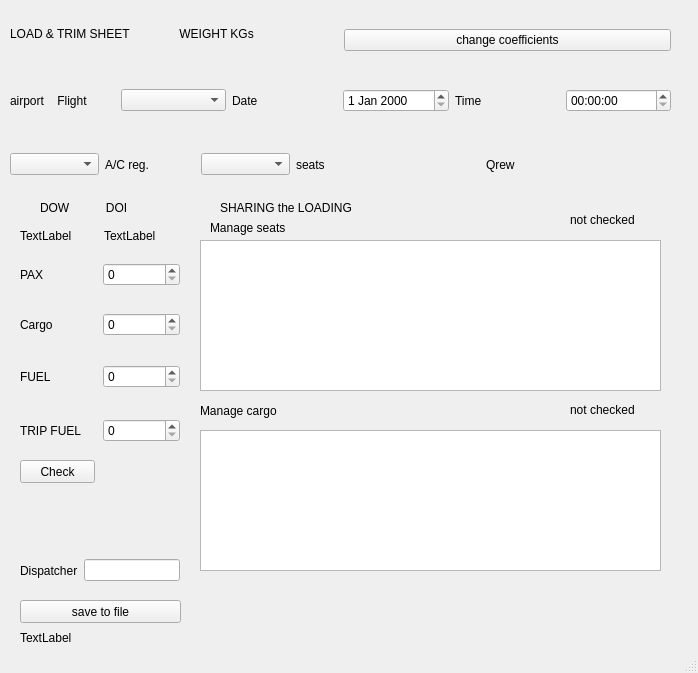
<?xml version="1.0" encoding="UTF-8"?>
<ui version="4.0">
 <class>MainWindow</class>
 <widget class="QMainWindow" name="MainWindow">
  <property name="geometry">
   <rect>
    <x>0</x>
    <y>0</y>
    <width>698</width>
    <height>673</height>
   </rect>
  </property>
  <property name="windowTitle">
   <string>Balance</string>
  </property>
  <widget class="QWidget" name="centralwidget">
   <widget class="QLabel" name="label_9">
    <property name="geometry">
     <rect>
      <x>40</x>
      <y>200</y>
      <width>141</width>
      <height>16</height>
     </rect>
    </property>
    <property name="text">
     <string>DOW           DOI</string>
    </property>
   </widget>
   <widget class="QLabel" name="label_10">
    <property name="geometry">
     <rect>
      <x>220</x>
      <y>200</y>
      <width>261</width>
      <height>16</height>
     </rect>
    </property>
    <property name="text">
     <string>SHARING the LOADING</string>
    </property>
   </widget>
   <widget class="QWidget" name="horizontalLayoutWidget_2">
    <property name="geometry">
     <rect>
      <x>10</x>
      <y>139</y>
      <width>661</width>
      <height>51</height>
     </rect>
    </property>
    <layout class="QHBoxLayout" name="horizontalLayout_2">
     <item>
      <widget class="QComboBox" name="aircraft_type"/>
     </item>
     <item>
      <widget class="QLabel" name="label_6">
       <property name="text">
        <string>A/C reg.</string>
       </property>
      </widget>
     </item>
     <item>
      <widget class="QComboBox" name="aircraft_reg_num"/>
     </item>
     <item>
      <widget class="QLabel" name="label_7">
       <property name="text">
        <string>seats</string>
       </property>
      </widget>
     </item>
     <item>
      <widget class="QLabel" name="seats_complectation">
       <property name="text">
        <string/>
       </property>
      </widget>
     </item>
     <item>
      <widget class="QLabel" name="label_8">
       <property name="text">
        <string>Qrew</string>
       </property>
      </widget>
     </item>
     <item>
      <widget class="QLabel" name="Aircraft_qrew">
       <property name="text">
        <string/>
       </property>
      </widget>
     </item>
    </layout>
   </widget>
   <widget class="QWidget" name="horizontalLayoutWidget_3">
    <property name="geometry">
     <rect>
      <x>10</x>
      <y>80</y>
      <width>661</width>
      <height>41</height>
     </rect>
    </property>
    <layout class="QHBoxLayout" name="horizontalLayout_3">
     <item>
      <widget class="QLabel" name="label_3">
       <property name="text">
        <string>airport    Flight</string>
       </property>
      </widget>
     </item>
     <item>
      <widget class="QComboBox" name="Flight"/>
     </item>
     <item>
      <widget class="QLabel" name="label_4">
       <property name="text">
        <string>Date</string>
       </property>
      </widget>
     </item>
     <item>
      <widget class="QDateEdit" name="dateEdit"/>
     </item>
     <item>
      <widget class="QLabel" name="label_5">
       <property name="text">
        <string>Time</string>
       </property>
      </widget>
     </item>
     <item>
      <widget class="QTimeEdit" name="timeEdit"/>
     </item>
    </layout>
   </widget>
   <widget class="QWidget" name="horizontalLayoutWidget_4">
    <property name="geometry">
     <rect>
      <x>10</x>
      <y>20</y>
      <width>661</width>
      <height>41</height>
     </rect>
    </property>
    <layout class="QHBoxLayout" name="horizontalLayout_4">
     <item>
      <widget class="QLabel" name="label">
       <property name="text">
        <string>LOAD &amp; TRIM SHEET               WEIGHT KGs
</string>
       </property>
      </widget>
     </item>
     <item>
      <widget class="QPushButton" name="change_coeff_bttn">
       <property name="text">
        <string>change coefficients</string>
       </property>
      </widget>
     </item>
    </layout>
   </widget>
   <widget class="QTableWidget" name="seatstableWidget">
    <property name="geometry">
     <rect>
      <x>200</x>
      <y>240</y>
      <width>461</width>
      <height>151</height>
     </rect>
    </property>
   </widget>
   <widget class="QTableWidget" name="cargotableWidget">
    <property name="geometry">
     <rect>
      <x>200</x>
      <y>430</y>
      <width>461</width>
      <height>141</height>
     </rect>
    </property>
   </widget>
   <widget class="QWidget" name="horizontalLayoutWidget_5">
    <property name="geometry">
     <rect>
      <x>20</x>
      <y>304</y>
      <width>160</width>
      <height>41</height>
     </rect>
    </property>
    <layout class="QHBoxLayout" name="horizontalLayout_5">
     <item>
      <widget class="QLabel" name="label_11">
       <property name="text">
        <string>Cargo</string>
       </property>
      </widget>
     </item>
     <item>
      <widget class="QSpinBox" name="CargoSpinBox">
       <property name="maximum">
        <number>10000</number>
       </property>
      </widget>
     </item>
    </layout>
   </widget>
   <widget class="QWidget" name="horizontalLayoutWidget_6">
    <property name="geometry">
     <rect>
      <x>20</x>
      <y>254</y>
      <width>160</width>
      <height>41</height>
     </rect>
    </property>
    <layout class="QHBoxLayout" name="horizontalLayout_6">
     <item>
      <widget class="QLabel" name="label_12">
       <property name="text">
        <string>PAX</string>
       </property>
      </widget>
     </item>
     <item>
      <widget class="QSpinBox" name="PaxSpinBox">
       <property name="maximum">
        <number>200</number>
       </property>
      </widget>
     </item>
    </layout>
   </widget>
   <widget class="QPushButton" name="checkbutton">
    <property name="geometry">
     <rect>
      <x>20</x>
      <y>460</y>
      <width>75</width>
      <height>23</height>
     </rect>
    </property>
    <property name="text">
     <string>Check</string>
    </property>
   </widget>
   <widget class="QLabel" name="LastCheckStatus">
    <property name="geometry">
     <rect>
      <x>110</x>
      <y>460</y>
      <width>71</width>
      <height>21</height>
     </rect>
    </property>
    <property name="text">
     <string/>
    </property>
   </widget>
   <widget class="QWidget" name="horizontalLayoutWidget_7">
    <property name="geometry">
     <rect>
      <x>20</x>
      <y>550</y>
      <width>160</width>
      <height>41</height>
     </rect>
    </property>
    <layout class="QHBoxLayout" name="horizontalLayout_7">
     <item>
      <widget class="QLabel" name="label_13">
       <property name="text">
        <string>Dispatcher</string>
       </property>
      </widget>
     </item>
     <item>
      <widget class="QLineEdit" name="DispatcherName"/>
     </item>
    </layout>
   </widget>
   <widget class="QWidget" name="horizontalLayoutWidget">
    <property name="geometry">
     <rect>
      <x>20</x>
      <y>220</y>
      <width>161</width>
      <height>31</height>
     </rect>
    </property>
    <layout class="QHBoxLayout" name="horizontalLayout">
     <item>
      <widget class="QLabel" name="DOW">
       <property name="text">
        <string>TextLabel</string>
       </property>
      </widget>
     </item>
     <item>
      <widget class="QLabel" name="DOI">
       <property name="text">
        <string>TextLabel</string>
       </property>
      </widget>
     </item>
    </layout>
   </widget>
   <widget class="QLabel" name="label_2">
    <property name="geometry">
     <rect>
      <x>210</x>
      <y>220</y>
      <width>131</width>
      <height>16</height>
     </rect>
    </property>
    <property name="text">
     <string>Manage seats</string>
    </property>
   </widget>
   <widget class="QLabel" name="label_14">
    <property name="geometry">
     <rect>
      <x>200</x>
      <y>400</y>
      <width>151</width>
      <height>21</height>
     </rect>
    </property>
    <property name="text">
     <string>Manage cargo</string>
    </property>
   </widget>
   <widget class="QLabel" name="errors">
    <property name="geometry">
     <rect>
      <x>20</x>
      <y>630</y>
      <width>631</width>
      <height>16</height>
     </rect>
    </property>
    <property name="text">
     <string>TextLabel</string>
    </property>
   </widget>
   <widget class="QLabel" name="seats_ok">
    <property name="geometry">
     <rect>
      <x>570</x>
      <y>210</y>
      <width>91</width>
      <height>20</height>
     </rect>
    </property>
    <property name="text">
     <string>not checked</string>
    </property>
   </widget>
   <widget class="QLabel" name="cargo_ok">
    <property name="geometry">
     <rect>
      <x>570</x>
      <y>400</y>
      <width>91</width>
      <height>20</height>
     </rect>
    </property>
    <property name="text">
     <string>not checked</string>
    </property>
   </widget>
   <widget class="QWidget" name="horizontalLayoutWidget_8">
    <property name="geometry">
     <rect>
      <x>20</x>
      <y>356</y>
      <width>160</width>
      <height>41</height>
     </rect>
    </property>
    <layout class="QHBoxLayout" name="horizontalLayout_8">
     <item>
      <widget class="QLabel" name="label_15">
       <property name="text">
        <string>FUEL</string>
       </property>
      </widget>
     </item>
     <item>
      <widget class="QSpinBox" name="FuelSpinBox">
       <property name="maximum">
        <number>16000</number>
       </property>
      </widget>
     </item>
    </layout>
   </widget>
   <widget class="QWidget" name="horizontalLayoutWidget_9">
    <property name="geometry">
     <rect>
      <x>20</x>
      <y>410</y>
      <width>160</width>
      <height>41</height>
     </rect>
    </property>
    <layout class="QHBoxLayout" name="horizontalLayout_9">
     <item>
      <widget class="QLabel" name="label_16">
       <property name="text">
        <string>TRIP FUEL</string>
       </property>
      </widget>
     </item>
     <item>
      <widget class="QSpinBox" name="TripFuelSpinBox">
       <property name="maximum">
        <number>16000</number>
       </property>
      </widget>
     </item>
    </layout>
   </widget>
   <widget class="QWidget" name="horizontalLayoutWidget_10">
    <property name="geometry">
     <rect>
      <x>20</x>
      <y>490</y>
      <width>160</width>
      <height>51</height>
     </rect>
    </property>
    <layout class="QHBoxLayout" name="horizontalLayout_10"/>
   </widget>
   <widget class="QLabel" name="resoults">
    <property name="geometry">
     <rect>
      <x>200</x>
      <y>580</y>
      <width>461</width>
      <height>41</height>
     </rect>
    </property>
    <property name="font">
     <font>
      <pointsize>6</pointsize>
     </font>
    </property>
    <property name="text">
     <string/>
    </property>
   </widget>
   <widget class="QPushButton" name="save_bttn">
    <property name="geometry">
     <rect>
      <x>20</x>
      <y>600</y>
      <width>161</width>
      <height>23</height>
     </rect>
    </property>
    <property name="text">
     <string>save to file</string>
    </property>
   </widget>
  </widget>
  <widget class="QStatusBar" name="statusbar"/>
 </widget>
 <resources/>
 <connections/>
</ui>
